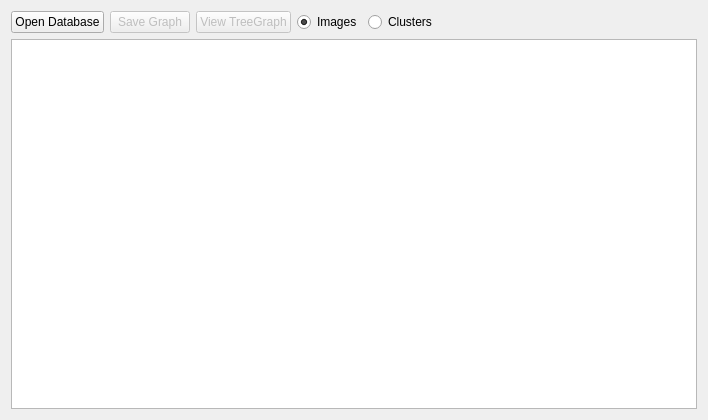
<?xml version="1.0" encoding="UTF-8"?>
<ui version="4.0">
 <class>MainWindow</class>
 <widget class="QMainWindow" name="MainWindow">
  <property name="windowModality">
   <enum>Qt::NonModal</enum>
  </property>
  <property name="geometry">
   <rect>
    <x>0</x>
    <y>0</y>
    <width>708</width>
    <height>420</height>
   </rect>
  </property>
  <property name="windowTitle">
   <string>VGI</string>
  </property>
  <widget class="QWidget" name="centralWidget">
   <layout class="QGridLayout" name="gridLayout_3">
    <item row="0" column="0">
     <layout class="QGridLayout" name="gridLayout_2">
      <item row="0" column="0">
       <layout class="QGridLayout" name="gridLayout">
        <item row="0" column="0">
         <widget class="QPushButton" name="btnOpen">
          <property name="text">
           <string>Open Database</string>
          </property>
         </widget>
        </item>
        <item row="0" column="5">
         <spacer name="horizontalSpacer">
          <property name="orientation">
           <enum>Qt::Horizontal</enum>
          </property>
          <property name="sizeHint" stdset="0">
           <size>
            <width>40</width>
            <height>20</height>
           </size>
          </property>
         </spacer>
        </item>
        <item row="0" column="1">
         <widget class="QPushButton" name="btnSave">
          <property name="enabled">
           <bool>false</bool>
          </property>
          <property name="text">
           <string>Save Graph</string>
          </property>
         </widget>
        </item>
        <item row="0" column="2">
         <widget class="QPushButton" name="btnViewTreeGraph">
          <property name="enabled">
           <bool>false</bool>
          </property>
          <property name="text">
           <string>View TreeGraph</string>
          </property>
         </widget>
        </item>
        <item row="0" column="3">
         <widget class="QRadioButton" name="radImages">
          <property name="text">
           <string>Images</string>
          </property>
          <property name="checked">
           <bool>true</bool>
          </property>
         </widget>
        </item>
        <item row="0" column="4">
         <widget class="QRadioButton" name="radClusters">
          <property name="text">
           <string>Clusters</string>
          </property>
         </widget>
        </item>
       </layout>
      </item>
      <item row="1" column="0">
       <widget class="QGraphicsView" name="graphicsView">
        <property name="verticalScrollBarPolicy">
         <enum>Qt::ScrollBarAlwaysOff</enum>
        </property>
        <property name="horizontalScrollBarPolicy">
         <enum>Qt::ScrollBarAlwaysOff</enum>
        </property>
        <property name="resizeAnchor">
         <enum>QGraphicsView::AnchorViewCenter</enum>
        </property>
       </widget>
      </item>
     </layout>
    </item>
   </layout>
  </widget>
 </widget>
 <layoutdefault spacing="6" margin="11"/>
 <tabstops>
  <tabstop>btnOpen</tabstop>
  <tabstop>graphicsView</tabstop>
 </tabstops>
 <resources/>
 <connections/>
</ui>
